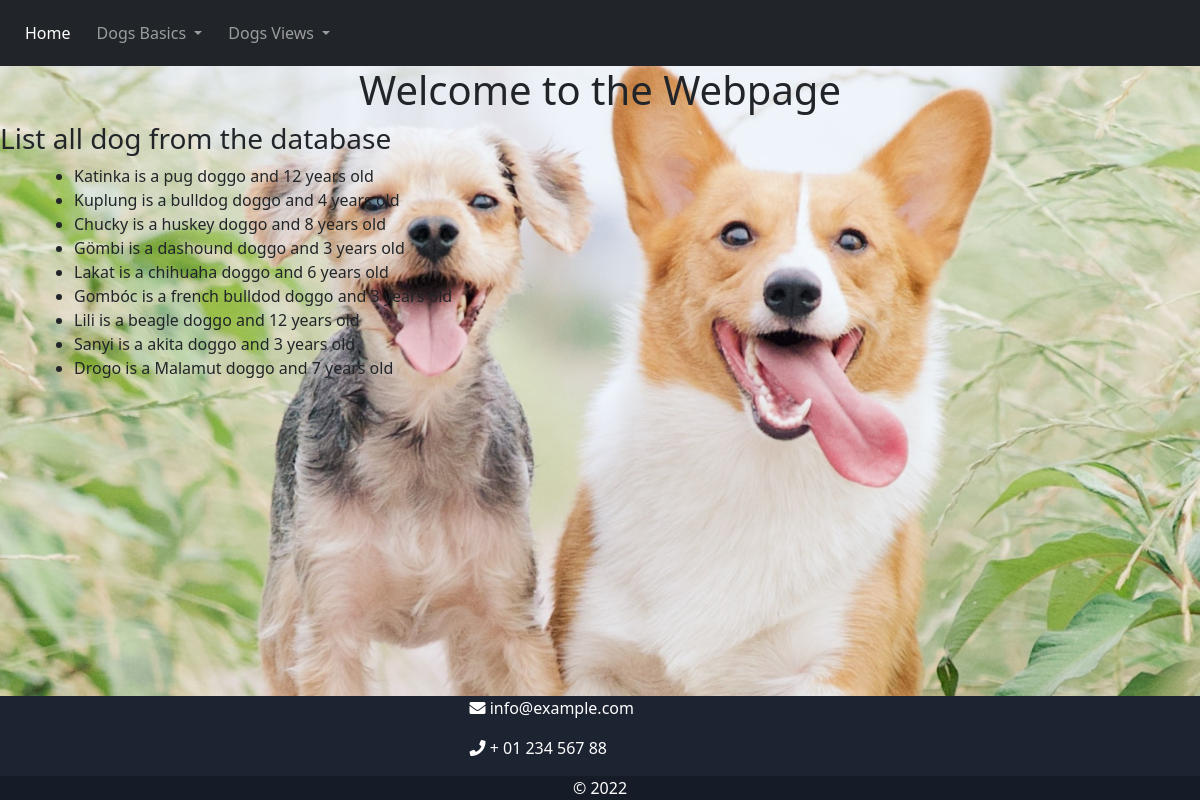
The app's page /dogs/list/ with its own data.
### dogs/models.py (models this page shows)
class Dog(models.Model):
    class Sex(models.TextChoices):
        MALE = 'M', _('Male')
        FEMALE = 'F', _('Female')
    name = models.CharField(max_length=30, validators=[MinLengthValidator(1)],default="Boglárka")
    age = models.IntegerField(validators=[MinValueValidator(0), MaxValueValidator(60)], default=3)
    color = models.CharField(max_length=20, validators=[MinLengthValidator(1)],default="Black")
    breed = models.CharField(max_length=20, validators=[MinLengthValidator(1)], default="dashound")
    isBiting = models.BooleanField(default=False)
    sex = models.CharField(
        max_length=1,
        choices=Sex.choices,
        default=Sex.MALE
    )
    def __str__(self):
        return f"{self.name} is a {self.breed} doggo and {self.age} years old\n"

### dogs/views.py (the view)
# urls.py: path('list/', views.DoggoListView.as_view(), name='list_dog'),
def list(request):
    list_of_dogs = Dog.objects.all()
    print(list_of_dogs)
    my_list = {'all_dogs': list_of_dogs}
    my_var ={"name":"Katinka"}
    return render(request, 'dogs/list.html',  context=my_list)

### dogs/templates/dogs/list.html
{% extends 'base.html' %}
{% block content %}
<h3>List all dog from the database</h3>
<div class="container">
    <ul>
        {% for dog in all_dogs %}
            <div>
                <li>
                    {{dog}}
                </li>
            </div>
        {% endfor %}
    </ul>
</div>
{% endblock %}

### static/css/base.css (style rules this page uses)
body { background:url('../doggo.jpg'); background-repeat:no repeat; background-size:cover; }
h3 { color:'red'; }

### records on screen
Dog: name+breed+age "Katinka is a pug doggo and 12 years old"
Dog: name+breed+age "Kuplung is a bulldog doggo and 4 years old"
Dog: name+breed+age "Chucky is a huskey doggo and 8 years old"
Dog: name+breed+age "Gömbi is a dashound doggo and 3 years old"
Dog: name+breed+age "Lakat is a chihuaha doggo and 6 years old"
Dog: name+breed+age "Gombóc is a french bulldod doggo and 3 years old"
Dog: name+breed+age "Lili is a beagle doggo and 12 years old"
Dog: name+breed+age "Sanyi is a akita doggo and 3 years old"
Dog: name+breed+age "Drogo is a Malamut doggo and 7 years old"
